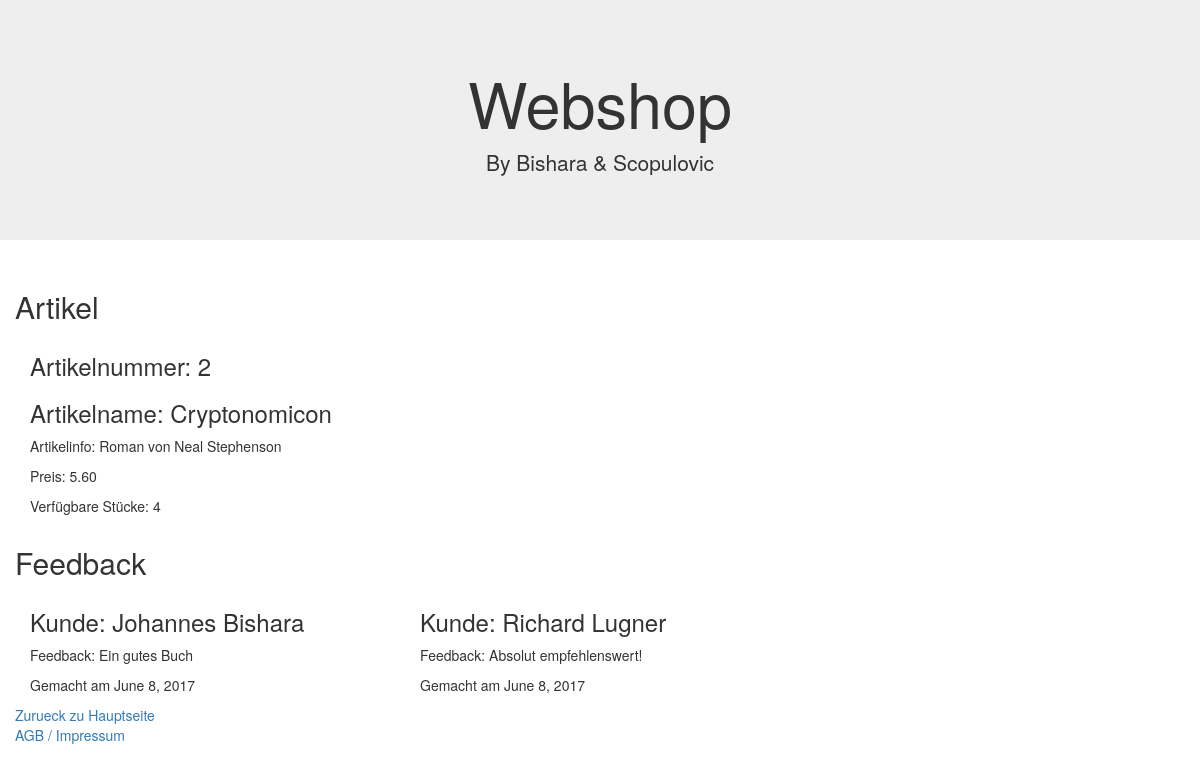
Page /shop/2/ on the committed database.
### shop/models.py (models this page shows, shortened)
class Artikel(models.Model):
    artikelnummer = models.IntegerField(primary_key=True)
    artikelbez = models.CharField(max_length=255)
    npreis = models.DecimalField(max_digits=7, decimal_places=2)
    verfuegbareStucke = models.SmallIntegerField()
    feedbackartikel = models.ManyToManyField(Kunde, through="Feedback")
    artikelinfo = models.CharField(max_length=255)
    class Meta:
        verbose_name_plural = "Artikel"

class Feedback(models.Model):
    artikel = models.ForeignKey(Artikel, on_delete=models.CASCADE)
    kunde = models.ForeignKey(Kunde, on_delete=models.CASCADE)
    feedbackbewertung = models.CharField(max_length=255)
    feedbackdatum = models.DateField()
    class Meta:
        verbose_name_plural = "Feedbacks"

class Kunde(models.Model):
    name = models.CharField(max_length=255)
    knr = models.IntegerField(primary_key=True)
    email = models.CharField(max_length=255)
    adresse = models.OneToOneField(Adresse, on_delete=models.CASCADE)
    zuletzt_online = models.DateField(null=True)
    class Meta:
        verbose_name_plural = "Kunden"

### shop/views.py (the view)
# urls.py: url(r'(?P<artikel_id>[0-9]+)/$', views.view_artikel, name="view_artikel"),
def view_artikel(request, artikel_id):
    a = get_object_or_404(Artikel, pk=artikel_id)
    f = Feedback.objects.filter(artikel=a)
    return render(request, 'view_artikel.html', {'artikel': a, 'feedback': f})

### shop/templates/view_artikel.html (shortened to what this page needs)
<!DOCTYPE html>
<html lang="en">
<head>
    <link rel="stylesheet" href="https://maxcdn.bootstrapcdn.com/bootstrap/3.3.7/css/bootstrap.min.css">
</head>
<body>
    <div class="jumbotron text-center">
        <h1>Webshop</h1>
        <p>By Bishara & Scopulovic</p>
    </div>
    <div class="container">
        <div class="row">
            <h2>
                Artikel
            </h2>
            <div class="col-sm-4">
                <h3>
                    Artikelnummer: {{ artikel.artikelnummer }}
                </h3>
                <h3>
                    Artikelname: {{ artikel.artikelbez }}
                </h3>
                <p>
                    Artikelinfo: {{ artikel.artikelinfo }}
                </p>
                <p>
                    Preis: {{ artikel.npreis }}
                </p>
                <p>
                    Verfügbare Stücke: {{ artikel.verfuegbareStucke }}
                </p>
            </div>
        </div>
        <div class="row">
            <h2>
                Feedback
            </h2>
            {% for f in feedback %}
                <div class="col-sm-4">
                    <h3>
                        Kunde: {{ f.kunde.name }}
                    </h3>
                    <p>
                        Feedback: {{ f.feedbackbewertung }}
                    </p>
                    <p>
                        Gemacht am {{ f.feedbackdatum }}
                    </p>
                </div>
            {% endfor %}
        </div>
        <div class="row">
            <a href="{% url 'index' %}">Zurueck zu Hauptseite</a>
        </div>
    </div>
    <div class="col-sm-4">
        <a href="{% url 'impressum'%}">AGB / Impressum</a>
    </div>
</body>
</html>

### rows in the picture
Artikel: artikelnummer "2", artikelbez "Cryptonomicon", artikelinfo "Roman von Neal Stephenson", npreis "5.60", verfuegbareStucke "4"
Feedback: kunde.name "Johannes Bishara", feedbackbewertung "Ein gutes Buch", feedbackdatum "June 8, 2017"
Feedback: kunde.name "Richard Lugner", feedbackbewertung "Absolut empfehlenswert!", feedbackdatum "June 8, 2017"
